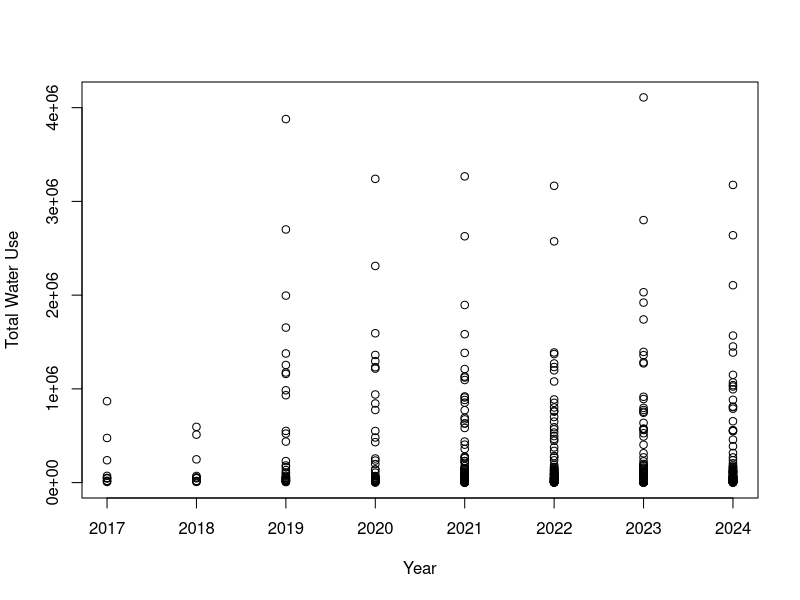
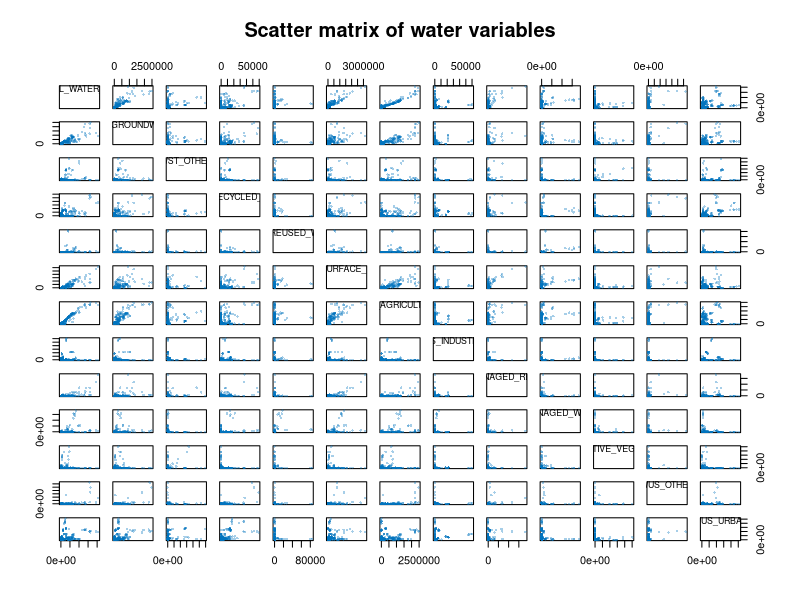

Write the R code that produced these figures, in order.
## Jan 28
## Data import + describe
## github setup, invite


library(readr)
library(dplyr)
library(tidyverse)
library(ggplot2)

## 1. import data (in data folder in rep)
water_data <- read_csv("data/total_water_use.csv")

'The Groundwater Sustainability Plan (GSP) Annual Report (AR) datasets contain 
the following data submitted by Groundwater Sustainability Agencies (GSA) and 
Alternative Agencies as part of their GSP AR or Alternative to GSP AR: groundwater 
extraction, surface water supply, total water use, and change in storage volumes 
for a given water year. All data was originally submitted to the Department of 
Water Resources (DWR) through the Sustainable Groundwater Management Act (SGMA) 
Portal’s AR Modules (https://sgma.water.ca.gov/portal/gspar/submitted and 
https://sgma.water.ca.gov/portal/alternative/annualreport/submitted). Data records
within each dataset correspond to either an entire basin or one of multiple GSP 
areas which collectively correspond to an entire basin.'

## 2. describe
print(names(water_data))

# structure check: data quality of panel data?
required_vars <- c("BASIN_NAME", "REPORT_YEAR")
stopifnot(all(required_vars %in% names(water_data)))

# distinct basins
n_basins <- n_distinct(water_data$BASIN_NAME)
cat("\nNumber of unique BASIN_NAMEs:", n_basins, "\n")
print(sort(unique(water_data$BASIN_NAME)))

# for each distinct basins, how many times does it appear
basin_counts <- water_data %>%
   group_by(BASIN_NAME) %>%
   summarise(
      n_records = n(),
      .groups = "drop"
   ) %>%
   arrange(desc(n_records))
print(basin_counts)


# which report_years does it appear
basin_years <- water_data %>%
   group_by(BASIN_NAME) %>%
   summarise(
      report_years = paste(sort(unique(REPORT_YEAR)), collapse = ", "),
      n_years = n_distinct(REPORT_YEAR),
      .groups = "drop"
   ) %>%
   arrange(BASIN_NAME)
print(basin_years)

# merge
basin_year_table <- water_data %>%
   count(BASIN_NAME, REPORT_YEAR) %>%
   arrange(BASIN_NAME, REPORT_YEAR)
print(basin_year_table)

# Conclusion: yes, a panel data

## Explore the variables
summary(water_data$TOTAL_WATER_USE)

# shift in water use across years, after all this year of SGMA implemented
water_data %>%
   group_by(REPORT_YEAR) %>%
   summarise(
      mean_use = mean(TOTAL_WATER_USE, na.rm = TRUE)
   ) %>%
   arrange(REPORT_YEAR)

plot(
   water_data$REPORT_YEAR,
   water_data$TOTAL_WATER_USE,
   xlab = "Year",
   ylab = "Total Water Use"
)

#  Water_use as dependent vars
water_vars <- water_data[, c(
   "TOTAL_WATER_USE",
   "WST_GROUNDWATER", "WST_OTHER", "WST_RECYCLED_WATER", 
   "WST_REUSED_WATER", "WST_SURFACE_WATER",
   "WUS_AGRICULTURAL", "WUS_INDUSTRIAL", "WUS_MANAGED_RECHARGE",
   "WUS_MANAGED_WETLANDS", "WUS_NATIVE_VEGETATION", 
   "WUS_OTHER", "WUS_URBAN"
)]

# install.packages("GGally") 
library(GGally)

wv <- water_vars
wv <- wv[, sapply(wv, is.numeric), drop = FALSE]
wv <- wv[complete.cases(wv), , drop = FALSE]

panel.scatter <- function(x, y, ...) {
   points(x, y,
          pch = 16,
          cex = 0.5,
          col = rgb(0, 0.45, 0.74, 0.35))
}

panel.label <- function(x, ...) {
   usr <- par("usr"); on.exit(par(usr))
   par(usr = c(0, 1, 0, 1))
   text(0.5, 0.5, colnames(wv)[par("mfg")["row"]], cex = 1.1, font = 2)
}

# Draw scatter plot to explore
pairs(
   wv,
   lower.panel = panel.scatter,
   upper.panel = panel.scatter,
   diag.panel  = panel.label,
   main = "Scatter matrix of water variables"
)

cor(water_data$TOTAL_WATER_USE, water_data$WUS_AGRICULTURAL)
## 0.970774, highly correltaion vairables 
